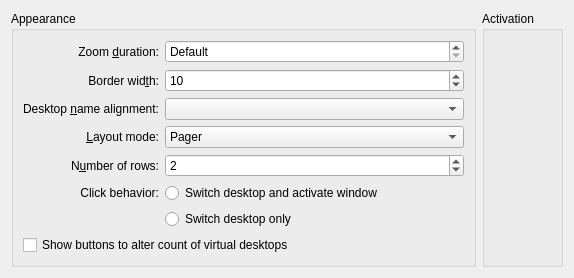
<?xml version="1.0" encoding="UTF-8"?>
<ui version="4.0">
 <class>KWin::DesktopGridEffectConfigForm</class>
 <widget class="QWidget" name="KWin::DesktopGridEffectConfigForm">
  <property name="geometry">
   <rect>
    <x>0</x>
    <y>0</y>
    <width>574</width>
    <height>250</height>
   </rect>
  </property>
  <layout class="QHBoxLayout" name="horizontalLayout_2">
   <item>
    <widget class="QGroupBox" name="groupBox">
     <property name="title">
      <string>Appearance</string>
     </property>
     <layout class="QGridLayout" name="gridLayout">
      <item row="0" column="0">
       <widget class="QLabel" name="label">
        <property name="text">
         <string>Zoom &amp;duration:</string>
        </property>
        <property name="alignment">
         <set>Qt::AlignRight|Qt::AlignTrailing|Qt::AlignVCenter</set>
        </property>
        <property name="buddy">
         <cstring>kcfg_ZoomDuration</cstring>
        </property>
       </widget>
      </item>
      <item row="0" column="1">
       <widget class="QSpinBox" name="kcfg_ZoomDuration">
        <property name="sizePolicy">
         <sizepolicy hsizetype="Expanding" vsizetype="Fixed">
          <horstretch>0</horstretch>
          <verstretch>0</verstretch>
         </sizepolicy>
        </property>
        <property name="specialValueText">
         <string comment="Duration of zoom">Default</string>
        </property>
        <property name="maximum">
         <number>5000</number>
        </property>
        <property name="singleStep">
         <number>10</number>
        </property>
       </widget>
      </item>
      <item row="1" column="0">
       <widget class="QLabel" name="label_3">
        <property name="text">
         <string>Border wid&amp;th:</string>
        </property>
        <property name="alignment">
         <set>Qt::AlignRight|Qt::AlignTrailing|Qt::AlignVCenter</set>
        </property>
        <property name="buddy">
         <cstring>kcfg_BorderWidth</cstring>
        </property>
       </widget>
      </item>
      <item row="1" column="1">
       <widget class="QSpinBox" name="kcfg_BorderWidth">
        <property name="sizePolicy">
         <sizepolicy hsizetype="Expanding" vsizetype="Fixed">
          <horstretch>0</horstretch>
          <verstretch>0</verstretch>
         </sizepolicy>
        </property>
        <property name="maximum">
         <number>100</number>
        </property>
        <property name="value">
         <number>10</number>
        </property>
       </widget>
      </item>
      <item row="2" column="0">
       <widget class="QLabel" name="label_6">
        <property name="text">
         <string>Desktop &amp;name alignment:</string>
        </property>
        <property name="alignment">
         <set>Qt::AlignRight|Qt::AlignTrailing|Qt::AlignVCenter</set>
        </property>
        <property name="buddy">
         <cstring>desktopNameAlignmentCombo</cstring>
        </property>
       </widget>
      </item>
      <item row="2" column="1">
       <widget class="QComboBox" name="desktopNameAlignmentCombo">
        <property name="sizePolicy">
         <sizepolicy hsizetype="Expanding" vsizetype="Fixed">
          <horstretch>0</horstretch>
          <verstretch>0</verstretch>
         </sizepolicy>
        </property>
       </widget>
      </item>
      <item row="3" column="0">
       <widget class="QLabel" name="label_7">
        <property name="text">
         <string>&amp;Layout mode:</string>
        </property>
        <property name="alignment">
         <set>Qt::AlignRight|Qt::AlignTrailing|Qt::AlignVCenter</set>
        </property>
        <property name="buddy">
         <cstring>kcfg_LayoutMode</cstring>
        </property>
       </widget>
      </item>
      <item row="3" column="1">
       <widget class="QComboBox" name="kcfg_LayoutMode">
        <property name="sizePolicy">
         <sizepolicy hsizetype="Expanding" vsizetype="Fixed">
          <horstretch>0</horstretch>
          <verstretch>0</verstretch>
         </sizepolicy>
        </property>
        <item>
         <property name="text">
          <string>Pager</string>
         </property>
        </item>
        <item>
         <property name="text">
          <string>Automatic</string>
         </property>
        </item>
        <item>
         <property name="text">
          <string>Custom</string>
         </property>
        </item>
       </widget>
      </item>
      <item row="4" column="0">
       <widget class="QLabel" name="layoutRowsLabel">
        <property name="text">
         <string>N&amp;umber of rows:</string>
        </property>
        <property name="alignment">
         <set>Qt::AlignRight|Qt::AlignTrailing|Qt::AlignVCenter</set>
        </property>
        <property name="buddy">
         <cstring>kcfg_CustomLayoutRows</cstring>
        </property>
       </widget>
      </item>
      <item row="4" column="1">
       <widget class="QSpinBox" name="kcfg_CustomLayoutRows">
        <property name="sizePolicy">
         <sizepolicy hsizetype="Expanding" vsizetype="Fixed">
          <horstretch>0</horstretch>
          <verstretch>0</verstretch>
         </sizepolicy>
        </property>
        <property name="minimum">
         <number>1</number>
        </property>
        <property name="maximum">
         <number>20</number>
        </property>
        <property name="value">
         <number>2</number>
        </property>
       </widget>
      </item>
      <item row="5" column="0">
       <widget class="QLabel" name="clickBehaviorLabel">
        <property name="text">
         <string>Click behavior:</string>
        </property>
        <property name="alignment">
         <set>Qt::AlignRight|Qt::AlignTrailing|Qt::AlignVCenter</set>
        </property>
        <property name="buddy">
         <cstring>switchDesktopAndActivateWindow</cstring>
        </property>
       </widget>
      </item>
      <item row="5" column="1">
       <widget class="QRadioButton" name="switchDesktopAndActivateWindow">
        <property name="toolTip">
         <string>If the Present Windows effect is enabled, it will be automatically triggered.</string>
        </property>
        <property name="text">
         <string>Switch desktop and activate window</string>
        </property>
        <attribute name="buttonGroup">
         <string notr="true">clickBehaviorButtonGroup</string>
        </attribute>
       </widget>
      </item>
      <item row="6" column="1">
       <widget class="QRadioButton" name="switchDesktopOnly">
        <property name="text">
         <string>Switch desktop only</string>
        </property>
        <attribute name="buttonGroup">
         <string notr="true">clickBehaviorButtonGroup</string>
        </attribute>
       </widget>
      </item>
      <item row="7" column="0" colspan="2">
       <widget class="QCheckBox" name="kcfg_ShowAddRemove">
        <property name="text">
         <string>Show buttons to alter count of virtual desktops</string>
        </property>
       </widget>
      </item>
      <item row="8" column="0" colspan="2">
       <spacer name="verticalSpacer">
        <property name="orientation">
         <enum>Qt::Vertical</enum>
        </property>
        <property name="sizeHint" stdset="0">
         <size>
          <width>20</width>
          <height>0</height>
         </size>
        </property>
       </spacer>
      </item>
     </layout>
    </widget>
   </item>
   <item>
    <widget class="QGroupBox" name="groupBox_2">
     <property name="title">
      <string>Activation</string>
     </property>
     <layout class="QGridLayout" name="gridLayout_2">
      <item row="0" column="0" colspan="2">
       <widget class="KShortcutsEditor" name="shortcutEditor" native="true">
        <property name="sizePolicy">
         <sizepolicy hsizetype="Preferred" vsizetype="Preferred">
          <horstretch>0</horstretch>
          <verstretch>0</verstretch>
         </sizepolicy>
        </property>
        <property name="actionTypes">
            <enum>KShortcutsEditor::GlobalAction</enum>
        </property>
       </widget>
      </item>
     </layout>
    </widget>
   </item>
  </layout>
 </widget>
 <customwidgets>
  <customwidget>
   <class>KShortcutsEditor</class>
   <extends>QWidget</extends>
   <header location="global">KShortcutsEditor</header>
   <container>1</container>
  </customwidget>
 </customwidgets>
 <tabstops>
  <tabstop>kcfg_ZoomDuration</tabstop>
  <tabstop>kcfg_BorderWidth</tabstop>
  <tabstop>desktopNameAlignmentCombo</tabstop>
  <tabstop>kcfg_LayoutMode</tabstop>
  <tabstop>kcfg_CustomLayoutRows</tabstop>
 </tabstops>
 <resources/>
 <connections/>
 <buttongroups>
  <buttongroup name="clickBehaviorButtonGroup"/>
 </buttongroups>
</ui>
